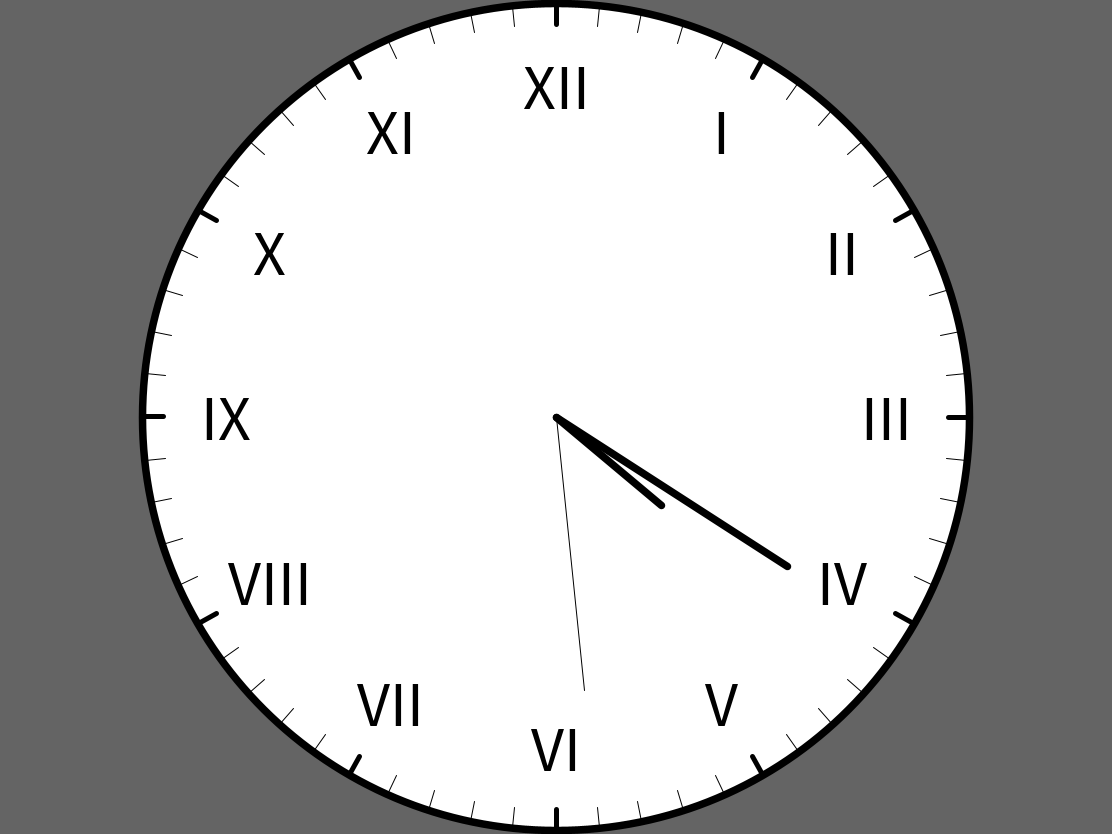
Frame 1 (no input)
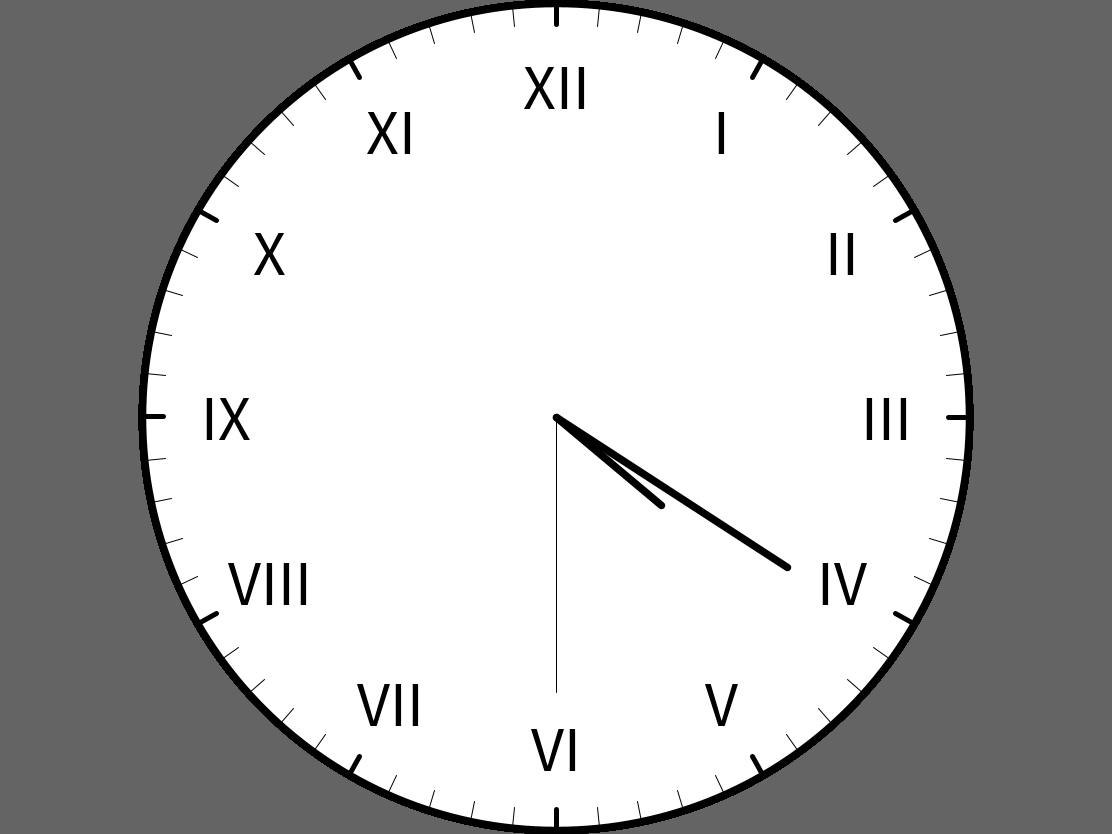
Frame 60 (the mouse pressed at the canvas centre just before this capture)
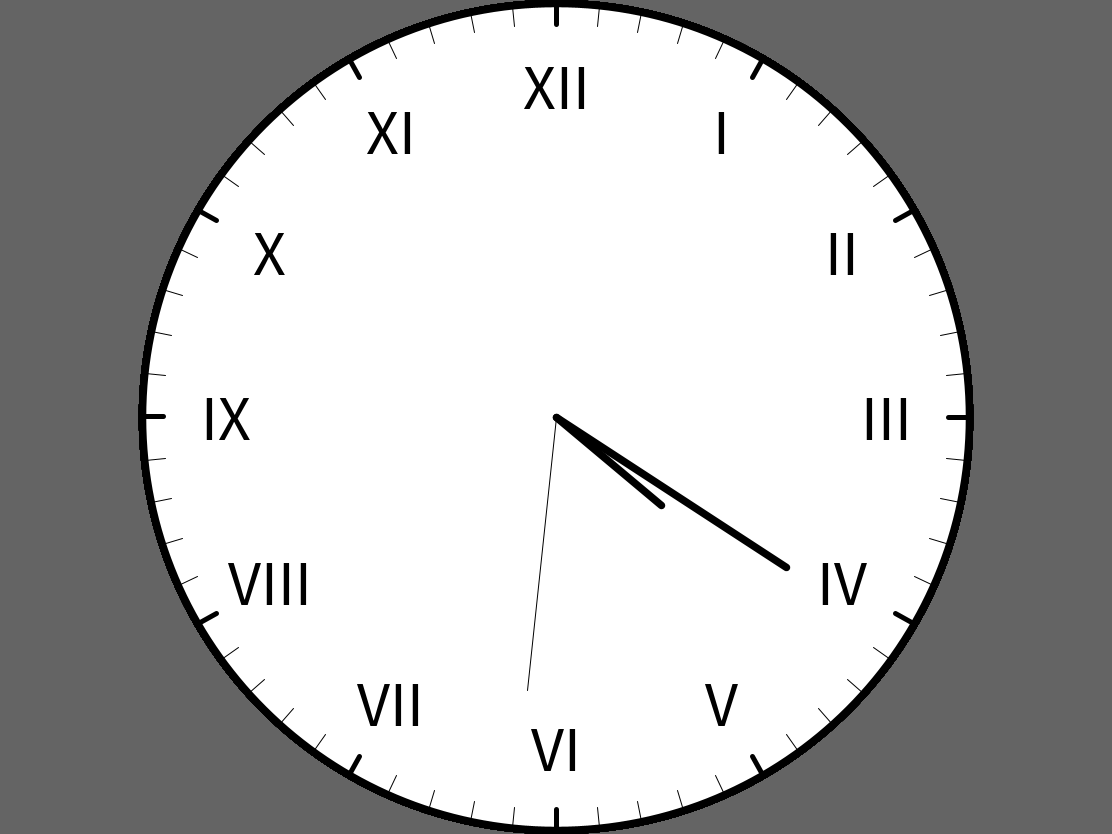
Frame 120 (the mouse held since frame 60 and released just before this capture)

The Processing sketch that drew these frames (run headless with seeded random() and noise(); from frame 60 on, the mouse is pressed at the canvas centre):

// Processing sketch: sketch_221221b
// ── sketch_221221b.pde
// こちらがオリジナルです。
// 【作者】Kyle Stewartさん
// 【作品名】Clock
// https://openprocessing.org/sketch/1361228

void setup() {
  size(1112, 834);
  background(100);
  //angleMode(DEGREES);
  textAlign(CENTER, CENTER);
  textSize(32*2);
}

void draw() {
  float x = width / 2;
  float y = height / 2;
  float r = min(x, y);

  float weight = 5*1.5f;
  strokeWeight(weight);
  r -= weight/2.0f;

  float r_m = r * 2 / 3.0f;
  float r_h = r * 1 / 3.0f;
  float r_num = r * 4/5.0f;
  float r_inner = r * 19/20.0f;

  String[] numerals = {"I", "II", "III", "IV", "V", "VI", "VII", "VIII", "IX", "X", "XI", "XII"};

  float hour = hour();
  float minute = minute();
  float second = second();
  //float millis = d.getMilliseconds();
  float millis = 0;

  float hourAngle = radians(map(hour + minute/60.0f, 0, 12, -90, 270));
  float minuteAngle = radians(map(minute + second/60.0f, 0, 60, -90, 270));
  float secondAngle = radians(map(second + millis/1000.0f, 0, 60, -90, 270));

  circle(x, y, 2 * r);
  line(x, y, x + r_h * cos(hourAngle), y + r_h * sin(hourAngle));
  line(x, y, x + r_m * cos(minuteAngle), y + r_m * sin(minuteAngle));

  strokeWeight(1);
  line(x, y, x + r_m * cos(secondAngle), y + r_m * sin(secondAngle));

  for (int i = 1; i <= 60; i++) {
    float angle = radians(map(i, 0, 60, -90, 270));

    if (i % 5 == 0) {
      int idx = i / 5 - 1;
      push();
      fill(0);
      text(numerals[idx], x + r_num * cos(angle), y + r_num * sin(angle));
      pop();
      strokeWeight(5);
    } else strokeWeight(1);
    line( x + r_inner * cos(angle), y + r_inner * sin(angle), x + r * cos(angle), y + r * sin(angle));
  }
}
